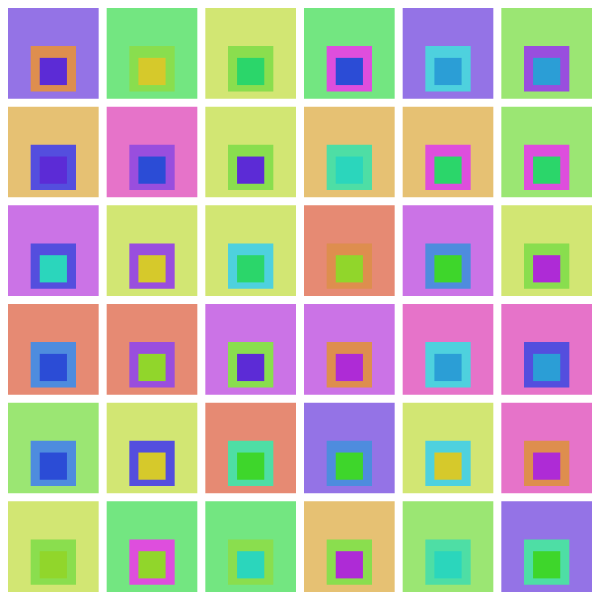
Frame 1 (no input)
Frame 60 (no input): identical to frame 1, image omitted
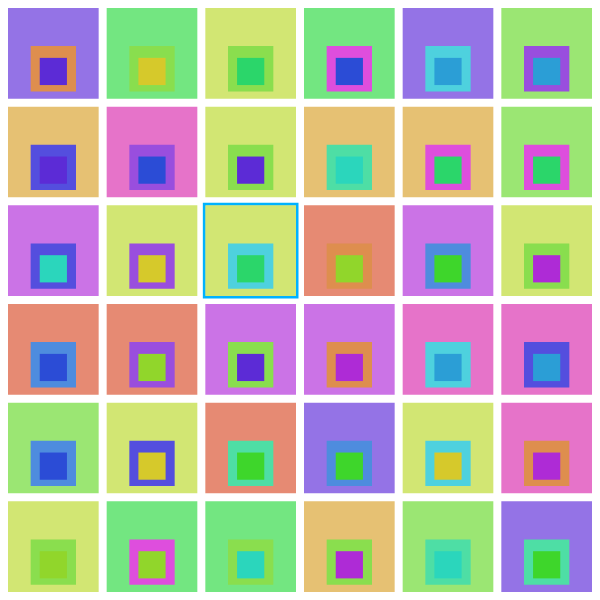
Frame 120 (the mouse pressed at the canvas centre since frame 60)

The p5.js sketch that drew these frames (run headless with seeded random() and noise() and a simulated clock; from frame 60 on, the mouse is pressed at the canvas centre):

// p5.js sketch
// ── sketch.js
const numRows = 6;
const numCols = 6;
const boxPadding = 8;

const numBoxes = numRows * numCols;
let boxWidth;
let boxHeight;

let colorReUse   = 4;  // meaning each color will appear in 4 tiles 
const colorList  = [];
const bgColors   = [];  // background colors
const mgColors   = [];  // 'mid'-ground colors
const fgColors   = [];  // foreground colors
let bgOffset;
let mgOffset;
let fgOffset;

let firstSelectedBox;
let secondSelectedBox;
let firstBoxFadeIn;
let secondBoxFadeIn; 
const fadeInSteps = 12;


function setup() {
  createCanvas(600, 600);

  colorMode(HSB, 100);
  generatePalette();
  assignBgTileColors();
  assignMgTileColors();
  assignFgTileColors();

  boxWidth   = (width - ((numCols + 1) * boxPadding))/ numCols;
  boxHeight  = (height - ((numRows + 1) * boxPadding)) / numRows;
}

function draw() {
  background(120);
  renderGrid();
  
  if (firstBoxFadeIn != undefined){
    firstBoxFadeIn = constrain(firstBoxFadeIn + 1, 0, fadeInSteps); 
  }
  
  if (secondBoxFadeIn != undefined){
    secondBoxFadeIn = constrain(secondBoxFadeIn + 1, 0,fadeInSteps); 
  }
}

function renderGrid(){
  noStroke();
  
  let tmpColor;
  for(let i = 0; i < numRows; i++){
    for(let j = 0; j < numCols; j++){
      let topLeftX = getX(j);
      let topLeftY = getY(i);
      
      let boxNum = getBoxNumberForRowCol(i, j);
      if (boxNum == firstSelectedBox){
        drawHighlightAroundBox(topLeftX, topLeftY, firstBoxFadeIn);
        
      } else if (boxNum == secondSelectedBox) {
        drawHighlightAroundBox(topLeftX, topLeftY, secondBoxFadeIn);
        if (secondBoxFadeIn == fadeInSteps){
          resolveSecondBox();
        }
      }
      
      tmpColor = getBgColor(j, i);
      if (tmpColor !== undefined){
        fill( tmpColor );
        rect( topLeftX, topLeftY, boxWidth, boxHeight);
      }
      
      tmpColor = getMgColor(j, i);
      if (tmpColor !== undefined){
        fill( tmpColor );
        rect( topLeftX + 0.25 * boxWidth, topLeftY + 0.42 * boxHeight, 
                 0.5 * boxWidth, 0.5 * boxHeight);
      }
      
      tmpColor = getFgColor(j, i);
      if (tmpColor !== undefined){
        fill( tmpColor );
        rect( topLeftX + 0.35 * boxWidth, topLeftY + 0.55 * boxHeight, 
                 0.3 * boxWidth, 0.3 * boxHeight);
      }
    }
  }
}

function drawHighlightAroundBox(x, y, fadeInProgress){
  let saturation = fadeInProgress / fadeInSteps * 100;
  stroke(55, saturation, 100);
  strokeWeight(3);
  noFill();
  rect(x - 1, y - 1, boxWidth + 2, boxHeight + 2);
  noStroke();
}
    
function getX(colIndex){
  return colIndex * boxWidth + boxPadding + colIndex * boxPadding;
}
   
function getY(rowIndex){
  return rowIndex * boxHeight + boxPadding + rowIndex * boxPadding;
}

function getBgColor(colIndex, rowIndex){
  return bgColors[rowIndex * numCols + colIndex];
}
function getMgColor(colIndex, rowIndex){
  return mgColors[rowIndex * numCols + colIndex];
}
function getFgColor(colIndex, rowIndex){
  return fgColors[rowIndex * numCols + colIndex];
}

function generatePalette(){
  // use each color 2-4 times
  // don't use same color for background, middle or foreground
  let numSets = ceil( numBoxes / colorReUse );
  let numColors = numSets * 3;
  console.log(`Num colors: ${numColors}`);
  
  bgOffset = 0 * numSets;
  mgOffset = 1 * numSets;
  fgOffset = 2 * numSets;
  
  let randomStartingPoint = random(100);
  let hueStepSize = 8;
  for(let i = 0; i < numColors; i++){
    let hue = (randomStartingPoint + hueStepSize * i) % 100;
    if (hue > 90){
      hue = (hue + 20 + random(20)) % 100;
    }
    // colorList[i] = color(hue, 30 + (floor(i/numSets) * 25), 85);
    // colorList[i] = color(hue, 20 + random(80), 90);
    colorList[i] = color(hue, 50 + (floor(i/numSets) * 15), 90 - (floor(i/numSets) * 3));
    // colorList[i] = color(hue, 50, 50);
  }
}

function assignBgTileColors(){
  let randomTileOrder = getRandomTileOrder();
  
  for(let i = 0; i < numBoxes; i++){
    let colorToUse = bgOffset + floor(i / colorReUse) ;
    
    bgColors[ randomTileOrder[i] ] = colorList[colorToUse];
  }
}

function assignMgTileColors(){
  let randomTileOrder = getRandomTileOrder();
  
  for(let i = 0; i < numBoxes; i++){
    let colorToUse = mgOffset + floor(i / colorReUse) ;
    
    mgColors[ randomTileOrder[i] ] = colorList[colorToUse];
  }
}

function assignFgTileColors(){
  let randomTileOrder = getRandomTileOrder();
  
  for(let i = 0; i < numBoxes; i++){
    let colorToUse = fgOffset + floor(i / colorReUse) ;
    fgColors[ randomTileOrder[i] ] = colorList[colorToUse];
  }
}

function getRandomTileOrder(){
  return shuffleArray( getNumberList(numBoxes) );
}

function getBoxNumberForRowCol(row, col){
  return row * numCols + col;
}

function getBoxNumberFromXY(x, y){
  let col = floor((x - boxPadding) / (boxWidth  + boxPadding));
  let row = floor((y - boxPadding) / (boxHeight + boxPadding));
  return getBoxNumberForRowCol(row, col);
}

function mousePressed(){
  if (secondSelectedBox !== undefined){
    return; 
  }

  let selectedBox = getBoxNumberFromXY(mouseX, mouseY);
  
  if (undefined == bgColors[selectedBox] 
      && undefined == mgColors[selectedBox] 
      && undefined == fgColors[selectedBox] )
  {
    return;
  }
  
  if (firstSelectedBox !== undefined) {
    secondSelectedBox = selectedBox;
    secondBoxFadeIn = 0;
    
  } else {
    firstSelectedBox = selectedBox;
    firstBoxFadeIn = 0;
  }
}

function resolveSecondBox(){
  let matchCount = 0;
  
  if( bgColors[firstSelectedBox] == bgColors[secondSelectedBox]){
    matchCount += 1;
    bgColors[firstSelectedBox]  = undefined;
    bgColors[secondSelectedBox] = undefined;
  }
  
  if( mgColors[firstSelectedBox] == mgColors[secondSelectedBox]){
    matchCount += 1;
    mgColors[firstSelectedBox]  = undefined;
    mgColors[secondSelectedBox] = undefined;
  }
  
  if( fgColors[firstSelectedBox] == fgColors[secondSelectedBox]){
    matchCount += 1;
    fgColors[firstSelectedBox]  = undefined;
    fgColors[secondSelectedBox] = undefined;
  }
  
  if (matchCount > 0){
    firstSelectedBox = secondSelectedBox;
  } else { 
    firstSelectedBox = undefined;
  }
  
  if (undefined == bgColors[firstSelectedBox] 
      && undefined == mgColors[firstSelectedBox] 
      && undefined == fgColors[firstSelectedBox] )
  {
    firstSelectedBox = undefined;
  }
  
  secondSelectedBox = undefined;
}


// UTILITY FUNCTIONS BELOW 
// Meaning: They don't reference our variables above, can be reused across other sketches

function getNumberList(numberOfItems){
  let result = [];
  for(let i = 0; i < numberOfItems; i++){
    result[i] = i;
  }
  return result;
}

function shuffleArray(arrayToShuffle){
  // From: https://medium.com/@nitinpatel_20236/how-to-shuffle-correctly-shuffle-an-array-in-javascript-15ea3f84bfb
  for(let i = arrayToShuffle.length - 1; i > 0; i--){
    const j = Math.floor(Math.random() * i)
    const temp = arrayToShuffle[i];
    arrayToShuffle[i] = arrayToShuffle[j];
    arrayToShuffle[j] = temp;
  }
  return arrayToShuffle;
}
